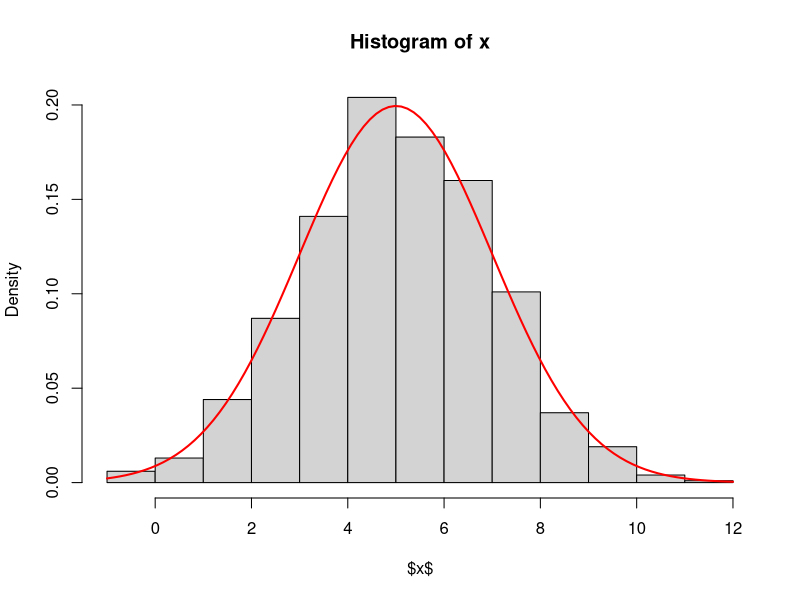

This figure's R source:
## ---- chunk 1
n <- 1000 

## ---- chunk 2
u_1 <- runif(500,0,1)
u_2 <- runif(500,0,1)

## ---- chunk 3
z_1 <- sqrt(-2 * log(u_1)) * cos(2 * pi * u_2)

z_2 <- sqrt(-2 * log(u_1)) * sin(2 * pi * u_2)

## ---- chunk 4
z <- c(z_1, z_2)

## ---- chunk 5
mu <- 5
sigma <- 2

## ---- chunk 6
x <- mu + sigma * z

## ---- chunk 7
mean(x)
sd(x)

## ---- chunk 8
hist(x,
     freq = FALSE,
     ylab = "Density",
     xlab = "$x$")
curve(dnorm(x, mean = mu, sd = sigma),
      col = "red", lwd = 2, add = TRUE)
